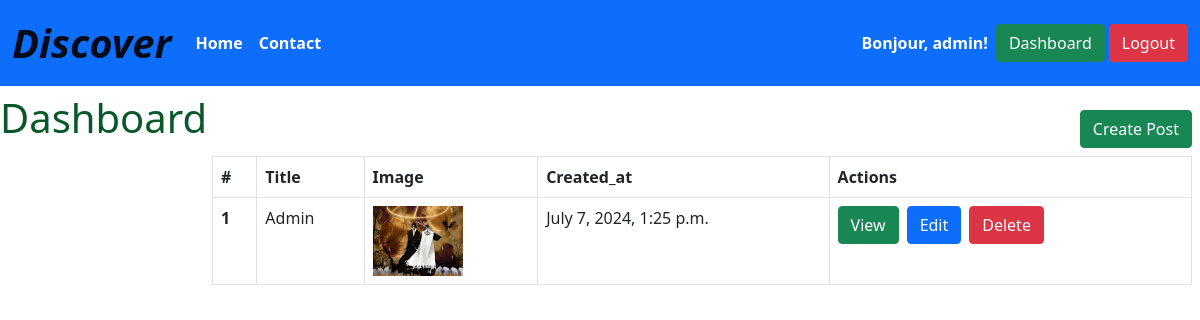
Page /dashboard/post (signed in) on the committed database.
### blog/models/Post.py (models this page shows, shortened)
class Post(models.Model):
    title = models.CharField(max_length=60)
    slug = models.SlugField(max_length=255)
    content = models.TextField()
    author = models.ForeignKey(User, on_delete=models.CASCADE)
    category = models.ForeignKey('Category', on_delete=models.CASCADE)
    is_published = models.BooleanField(default=False)
    tags = models.ManyToManyField('Tag')
    image = models.ImageField(upload_to='posts/%Y/%m/%d', blank=True, null=True)
    created_at = models.DateTimeField(auto_now_add=True)
    updated_at = models.DateTimeField(auto_now=True)

### blog/views.py (the view)
# urls.py: path('dashboard/post', views.dashboard_post, name='dashboard_post'),
@login_required
def dashboard_post(request):
    posts = Post.objects.filter(author=request.user)
    paginator = Paginator(posts, 8)
    page = request.GET.get('page', 1)
    try:
        posts = paginator.page(page)
    except PageNotAnInteger:
        posts = paginator.page(1)
    except EmptyPage:
        posts = paginator.page(paginator.num_pages)
    except:
        posts = paginator.page(1)
    return render(request, "blog/dashboard/post_index.html", { "posts": posts,})

### blog/templates/blog/dashboard/post_index.html (shortened to what this page needs)
{% extends "blog/admin.html" %}
{% load static %}
{% block content  %}
<div class="d-flex my-2 justify-content-end">
  <a href="{% url 'dashboard_post_new' %}" class="btn btn-success">Create Post</a>
</div>
{% if posts  %}
  <table class="table table-bordered">
      <thead>
        <tr>
          <th scope="col">#</th>
          <th scope="col">Title</th>
          <th scope="col">Image</th>
          <th scope="col">Created_at</th>
          <th scope="col">Actions</th>
        </tr>
      </thead>
      <tbody>
        {% for post in posts %}
        <tr>
            <th scope="row">{{ post.id }}</th>
            <td>{{ post.title }}</td>
            <td>
              {% if post.image %}
                <img src="{{ post.image.url }}" width="90" height="70" alt="{{ post.title }}">
              {% else %}
                <img src="http://placehold.it/300X300" width="90" height="70" alt="post.title">
              {% endif %}
            </td>
            <td>{{ post.created_at }}</td>
            <td>
              <div class="d-flex gap-2">
                <a href="{% url 'dashboard_post_view' post.slug %}" class="btn btn-success">View</a>
                <a href="{% url 'dashboard_post_edit' post.slug %}"button class="btn btn-primary">Edit</button></a>
                <form action="{% url 'dashboard_post_delete' post.slug %}" method="post">
                  <button class="btn btn-danger">Delete</button>
                </form>
              </div>
            </td>
          </tr>
        {% endfor %}
      </tbody>
  </table>
{% else %}
  <p>Vous pouvez Commencer à créer vos articles</p>
{% endif %}
{% endblock %}

### blog/templates/blog/components/header.html (shortened to what this page needs)
<nav class="navbar navbar-expand-lg sticky-top navbar-light bg-primary">
  <div class="container-fluid">
    <a class="navbar-brand" href="{% url 'home' %}" style="font-size: 2.5em; font-weight: bold; font-style: italic;">Discover</a>
    <div class="collapse navbar-collapse" id="navbarNavAltMarkup">
      <div class="navbar-nav">
        <a class="nav-link active" aria-current="page" href="{% url 'home' %}" style="color: white; font-weight: bold;">Home</a>
        <a class="nav-link" href="{% url 'contact' %}" style="color: white; font-weight: bold;">Contact</a>
      </div>
    </div>
    {% if user.is_authenticated %}
      <span class="navbar-text me-2" style="color: white; font-weight: bold;">
        Bonjour, {{ user.username }}!
      </span>
      <a class="btn btn-success me-1" href="{% url 'dashboard_post' %}">Dashboard</a>
      <form action="{% url 'logout_user' %}" method="post" class="d-inline">
        <button class="btn btn-danger">Logout</button>
      </form>
    {% else %}
      <a href="{% url 'login_user' %}" class="btn btn-success me-1">Login</a>
      <a href="{% url 'register_user' %}" class="btn btn-warning">Register</a>
    {% endif %}
  </div>
</nav>

### rows in the picture
Post: id "1", title "Admin", image (picture), created_at "July 7, 2024, 1:25 p.m."

### other values in the picture
{{ user.username }} "admin"
